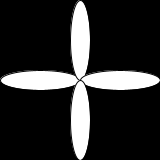
Frame 1 (no input)
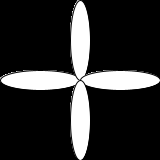
Frame 60 (the mouse pressed at the canvas centre just before this capture)
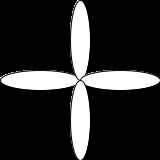
Frame 120 (the mouse held since frame 60 and released just before this capture)

The Processing sketch that drew these frames (run headless with seeded random() and noise(); from frame 60 on, the mouse is pressed at the canvas centre):

// Processing sketch: processing_111670
// ── processing_111670.pde

//hello world-Echo Chen's work
//Practicing the simple processing drawing.

void setup() {
size(160,160);
background(0);
} 

void draw(){
ellipse(40,80,80,20);
ellipse(80,40,20,80);
ellipse(120,80,80,20);
ellipse(80,120,20,80);
}
